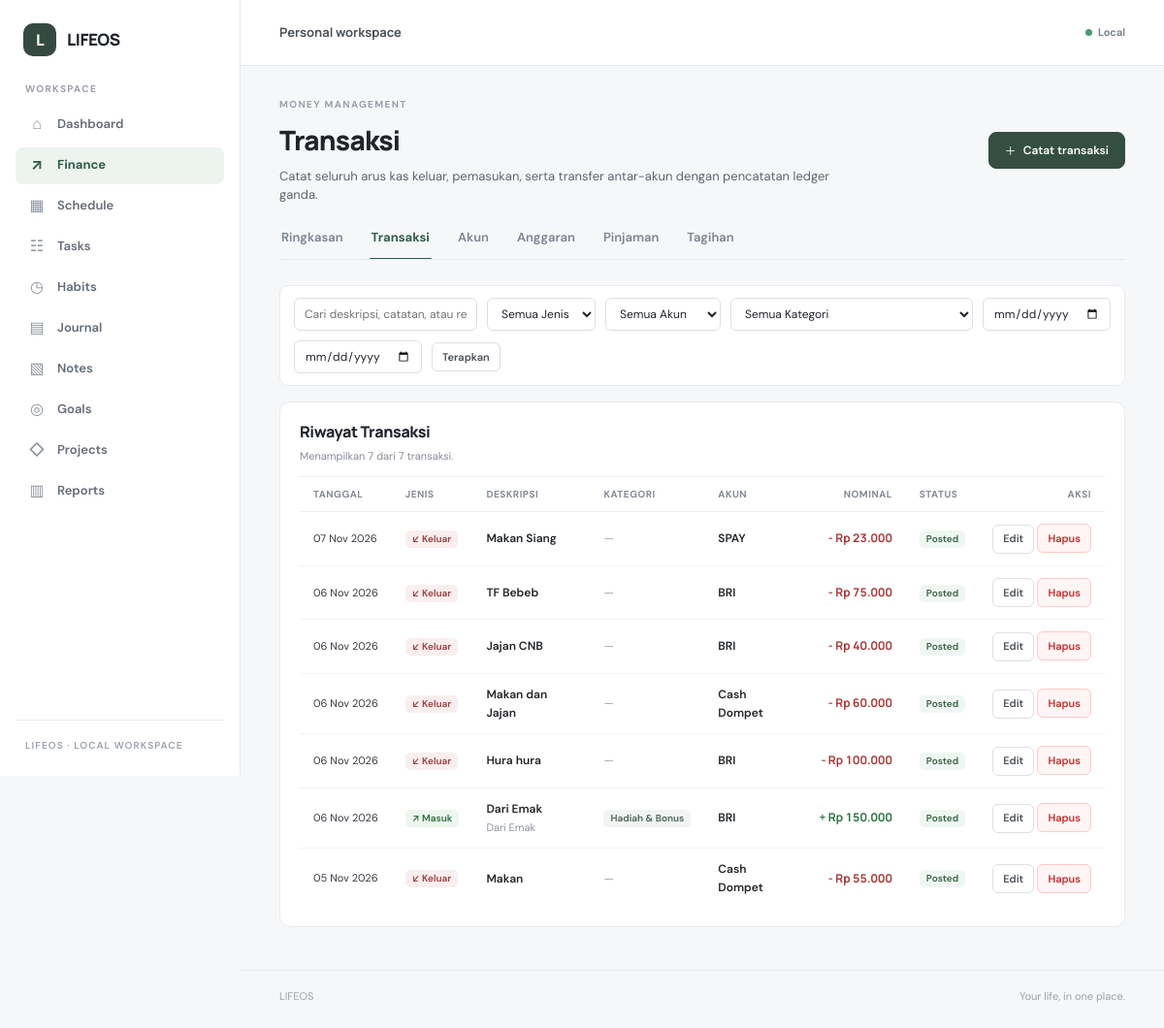
The app's page /finance/transactions.php with its own data.
### tables this page shows
CREATE TABLE `transactions` (
  `id` bigint(20) unsigned NOT NULL AUTO_INCREMENT,
  `type` enum('income','expense','transfer') NOT NULL,
  `status` enum('posted','draft','void') NOT NULL DEFAULT 'posted',
  `description` varchar(255) NOT NULL,
  `amount` decimal(19,2) NOT NULL,
  `transaction_date` date NOT NULL,
  `account_id` bigint(20) unsigned NOT NULL,
  `target_account_id` bigint(20) unsigned DEFAULT NULL,
  `category_id` bigint(20) unsigned DEFAULT NULL,
  `is_loan_principal` tinyint(1) NOT NULL DEFAULT 0,
  `reference_number` varchar(100) DEFAULT NULL,
  `notes` text DEFAULT NULL,
  `created_at` timestamp NOT NULL DEFAULT current_timestamp(),
  `updated_at` timestamp NOT NULL DEFAULT current_timestamp() ON UPDATE current_timestamp(),
  `deleted_at` timestamp NULL DEFAULT NULL,
  PRIMARY KEY (`id`),
  KEY `idx_transactions_type` (`type`),
  KEY `idx_transactions_status` (`status`),
  KEY `idx_transactions_date` (`transaction_date`),
  KEY `idx_transactions_account` (`account_id`),
  KEY `idx_transactions_target_account` (`target_account_id`),
  KEY `idx_transactions_category` (`category_id`),
  KEY `idx_transactions_deleted` (`deleted_at`),
  CONSTRAINT `fk_transactions_account` FOREIGN KEY (`account_id`) REFERENCES `accounts` (`id`) ON UPDATE CASCADE,
  CONSTRAINT `fk_transactions_category` FOREIGN KEY (`category_id`) REFERENCES `categories` (`id`) ON DELETE SET NULL ON UPDATE CASCADE,
  CONSTRAINT `fk_transactions_target_account` FOREIGN KEY (`target_account_id`) REFERENCES `accounts` (`id`) ON DELETE SET NULL ON UPDATE CASCADE
);

CREATE TABLE `accounts` (
  `id` bigint(20) unsigned NOT NULL AUTO_INCREMENT,
  `name` varchar(100) NOT NULL,
  `type` enum('cash','bank','ewallet','savings','other') NOT NULL DEFAULT 'bank',
  `account_number` varchar(50) DEFAULT NULL,
  `initial_balance` decimal(19,2) NOT NULL DEFAULT 0.00,
  `color` varchar(20) DEFAULT '#344f41',
  `is_active` tinyint(1) NOT NULL DEFAULT 1,
  `notes` text DEFAULT NULL,
  `created_at` timestamp NOT NULL DEFAULT current_timestamp(),
  `updated_at` timestamp NOT NULL DEFAULT current_timestamp() ON UPDATE current_timestamp(),
  PRIMARY KEY (`id`),
  KEY `idx_accounts_active` (`is_active`),
  KEY `idx_accounts_name` (`name`)
);

CREATE TABLE `categories` (
  `id` bigint(20) unsigned NOT NULL AUTO_INCREMENT,
  `name` varchar(100) NOT NULL,
  `type` enum('income','expense') NOT NULL,
  `icon` varchar(50) DEFAULT '◈',
  `color` varchar(20) DEFAULT '#526f5d',
  `is_system` tinyint(1) NOT NULL DEFAULT 0,
  `created_at` timestamp NOT NULL DEFAULT current_timestamp(),
  `updated_at` timestamp NOT NULL DEFAULT current_timestamp() ON UPDATE current_timestamp(),
  PRIMARY KEY (`id`),
  UNIQUE KEY `uq_categories_name_type` (`name`,`type`),
  KEY `idx_categories_type` (`type`)
);

### function.php (called while the page is built, shortened)
<?php
function db(): PDO
{
    try {
        $pdo = require LIFEOS_ROOT . '/config/database.php';
        return $pdo;
    } catch (Throwable $exception) {
        error_log('[LIFEOS][DB] ' . $exception->getMessage());
        throw new RuntimeException('Database LIFEOS belum dapat dihubungkan.', 0, $exception);
    }
}
function e(mixed $value): string
{
    return htmlspecialchars((string) $value, ENT_QUOTES | ENT_SUBSTITUTE, 'UTF-8');
}
function request_string(mixed $value, string $default = ''): string
{
    return is_string($value) ? $value : $default;
}
function request_integer(mixed $value, int $default = 0): int
{
    if (is_int($value)) {
        return $value;
    }
    $validated = filter_var($value, FILTER_VALIDATE_INT);
    return $validated === false ? $default : $validated;
}
function request_date(mixed $value, string $default = ''): string
{
    if (!is_string($value) || !preg_match('/^\d{4}-\d{2}-\d{2}$/D', $value)) {
        return $default;
    }
    return $value;
}
function url(string $path = ''): string
{
    $base = rtrim(str_replace('\\', '/', dirname($_SERVER['SCRIPT_NAME'] ?? '/')), '/');
    $base = preg_replace(
        '~/?\b(dashboard|finance|schedule|tasks|habits|journal|notes|goals|projects|reports)$~',
        '',
        $base
    ) ?? $base;
    return $base . '/' . ltrim($path, '/');
}
function format_rupiah(mixed $amount, bool $prefix = true): string
{
    $num = (float) ($amount ?? 0);
    $formatted = number_format(abs($num), 0, ',', '.');
    $sign = $num < 0 ? '-' : '';
    return $sign . ($prefix ? 'Rp ' : '') . $formatted;
}

### app/Modules/Finance/FinanceService.php (called while the page is built, shortened)
<?php
class FinanceService
{
    private PDO $db;
    public function __construct(?PDO $db = null)
    {
        $this->db = $db ?? db();
    }
    public function getTransactions(array $filters = [], int $limit = 50, int $offset = 0): array
    {
        $conditions = ['t.deleted_at IS NULL'];
        $params = [];
        $whereClause = 'WHERE ' . implode(' AND ', $conditions);
        $sql = "
            SELECT
                t.*,
                a.name AS account_name,
                a.type AS account_type,
                a.color AS account_color,
                ta.name AS target_account_name,
                c.name AS category_name,
                c.icon AS category_icon,
                c.color AS category_color
            FROM transactions t
            INNER JOIN accounts a ON a.id = t.account_id
            LEFT JOIN accounts ta ON ta.id = t.target_account_id
            LEFT JOIN categories c ON c.id = t.category_id
            {$whereClause}
            ORDER BY t.transaction_date DESC, t.id DESC
            LIMIT " . (int) $limit . " OFFSET " . (int) $offset . "
        ";
        $stmt = $this->db->prepare($sql);
        $stmt->execute($params);
        return $stmt->fetchAll();
    }
    public function countTransactions(array $filters = []): int
    {
        $conditions = ['t.deleted_at IS NULL'];
        $params = [];
        $whereClause = 'WHERE ' . implode(' AND ', $conditions);
        $sql = "
            SELECT COUNT(*)
            FROM transactions t
            INNER JOIN accounts a ON a.id = t.account_id
            {$whereClause}
        ";
        $stmt = $this->db->prepare($sql);
        $stmt->execute($params);
        return (int) $stmt->fetchColumn();
    }
}

### finance/transactions.php (the view, shortened to what this page needs)
<?php
require_once __DIR__ . '/init.php';
$transactions = [];
$totalTransactions = 0;
$requestedType = request_string($_GET['type'] ?? '');
$filterType = in_array($requestedType, ['income', 'expense', 'transfer'], true) ? $requestedType : '';
$requestedAccount = request_integer($_GET['account_id'] ?? 0);
$requestedCategory = request_integer($_GET['category_id'] ?? 0);
$filterAccount = $requestedAccount > 0 ? $requestedAccount : null;
$filterCategory = $requestedCategory > 0 ? $requestedCategory : null;
$filterStartDate = request_date($_GET['start_date'] ?? '');
$filterEndDate = request_date($_GET['end_date'] ?? '');
$filterSearch = trim(request_string($_GET['search'] ?? ''));
$page = max(1, min(100000, request_integer($_GET['page'] ?? 1, 1)));
$limit = 20;
$offset = ($page - 1) * $limit;
if ($financeService !== null && $dbError === null) {
    try {
        $filters = array_filter([
            'type' => $filterType,
            'account_id' => $filterAccount,
            'category_id' => $filterCategory,
            'start_date' => $filterStartDate,
            'end_date' => $filterEndDate,
            'search' => $filterSearch,
        ]);
        $transactions = $financeService->getTransactions($filters, $limit, $offset);
        $totalTransactions = $financeService->countTransactions($filters);
    } catch (Throwable $e) {
        $dbError = 'Gagal memuat data transaksi: ' . $e->getMessage();
    }
}
require LIFEOS_ROOT . '/includes/header.php';
?>
<div class="finance-page">
    <section class="finance-heading">
        <div>
            <p class="eyebrow">MONEY MANAGEMENT</p>
            <h1>Transaksi</h1>
            <p class="finance-subtitle">
                Catat seluruh arus kas keluar, pemasukan, serta transfer antar-akun dengan pencatatan ledger ganda.
            </p>
        </div>
        <div class="finance-header-actions">
            <button
                type="button"
                class="finance-btn finance-btn-primary"
                data-open-modal="modalTransaction"
            >
                <span>＋</span> Catat transaksi
            </button>
        </div>
    </section>
    <form method="GET" action="<?= e(url('finance/transactions.php')) ?>" class="finance-filter-bar">
        <input
            type="text"
            name="search"
            class="filter-input filter-search"
            placeholder="Cari deskripsi, catatan, atau referensi..."
            value="<?= e($filterSearch) ?>"
        >
        <select name="type" class="filter-select">
            <option value="">Semua Jenis</option>
        </select>
        <select name="account_id" class="filter-select">
            <option value="">Semua Akun</option>
        </select>
        <select name="category_id" class="filter-select">
            <option value="">Semua Kategori</option>
        </select>
        <input
            type="date"
            name="start_date"
            class="filter-input"
            value="<?= e($filterStartDate) ?>"
            title="Dari tanggal"
        >
        <input
            type="date"
            name="end_date"
            class="filter-input"
            value="<?= e($filterEndDate) ?>"
            title="Sampai tanggal"
        >
        <button type="submit" class="finance-btn finance-btn-secondary finance-btn-sm">
            Terapkan
        </button>
    </form>
    <article class="finance-panel">
        <div class="finance-panel-heading">
            <div>
                <h2>Riwayat Transaksi</h2>
                <p>Menampilkan <?= count($transactions) ?> dari <?= $totalTransactions ?> transaksi.</p>
            </div>
        </div>
        <?php if (empty($transactions)): ?>
            <div class="finance-empty-state">
                <div class="empty-state-icon">↔</div>
                <h3>Belum ada transaksi ditemukan</h3>
                <p>Tidak ada transaksi yang sesuai dengan kriteria filter saat ini, atau Anda belum pernah mencatat transaksi.</p>
                <button
                    type="button"
                    class="finance-btn finance-btn-primary finance-btn-sm"
                    data-open-modal="modalTransaction"
                >
                    Catat transaksi baru
                </button>
            </div>
        <?php else: ?>
            <div class="table-responsive">
                <table class="finance-table">
                    <thead>
                        <tr>
                            <th>Tanggal</th>
                            <th>Jenis</th>
                            <th>Deskripsi</th>
                            <th>Kategori</th>
                            <th>Akun</th>
                            <th class="text-right">Nominal</th>
                            <th>Status</th>
                            <th class="text-right">Aksi</th>
                        </tr>
                    </thead>
                    <tbody>
                        <?php foreach ($transactions as $tx): ?>
                            <tr>
                                <td class="td-date">
                                    <?= date('d M Y', strtotime($tx['transaction_date'])) ?>
                                </td>
                                <td>
                                    <span class="finance-badge badge-<?= e($tx['type']) ?>">
                                        <?= $tx['type'] === 'income' ? '↗ Masuk' : ($tx['type'] === 'expense' ? '↙ Keluar' : '⇄ Transfer') ?>
                                    </span>
                                </td>
                                <td>
                                    <div class="td-desc-title"><?= e($tx['description']) ?></div>
                                    <?php if (!empty($tx['notes'])): ?>
                                        <div class="td-desc-notes"><?= e($tx['notes']) ?></div>
                                    <?php endif; ?>
                                </td>
                                <td>
                                    <?php if (!empty($tx['category_name'])): ?>
                                        <span class="finance-badge badge-category">
                                            <?= e($tx['category_name']) ?>
                                        </span>
                                    <?php elseif ((int) $tx['is_loan_principal'] === 1): ?>
                                        <span class="finance-badge badge-principal">
                                            Pokok Pinjaman
                                        </span>
                                    <?php else: ?>
                                        <span class="text-muted-dash">—</span>
                                    <?php endif; ?>
                                </td>
                                <td>
                                    <div class="td-desc-title">
                                        <?= e($tx['account_name']) ?>
                                    </div>
                                </td>
                                <td class="text-right">
                                    <span class="tx-amount amount-<?= e($tx['type']) ?>">
                                        <?= $tx['type'] === 'income' ? '+' : ($tx['type'] === 'expense' ? '-' : '') ?>
                                        <?= format_rupiah($tx['amount']) ?>
                                    </span>
                                </td>
                                <td>
                                    <span class="finance-badge badge-status-<?= e($tx['status']) ?>">
                                        <?= ucfirst($tx['status']) ?>
                                    </span>
                                </td>
                                <td class="td-actions">
                                    <a
                                        href="<?= e(url('finance/transactions.php?action=edit&id=' . $tx['id'])) ?>"
                                        class="finance-btn finance-btn-secondary finance-btn-sm"
                                        title="Edit Transaksi"
                                    >
                                        Edit
                                    </a>
                                    <form
                                        method="POST"
                                        action="<?= e(url('finance/transactions.php')) ?>"
                                        class="inline-form"
                                        data-confirm="Apakah Anda yakin ingin menghapus transaksi ini?"
                                    >
                                        <button type="submit" class="finance-btn finance-btn-danger finance-btn-sm" title="Hapus Transaksi">
                                            Hapus
                                        </button>
                                    </form>
                                </td>
                            </tr>
                        <?php endforeach; ?>
                    </tbody>
                </table>
            </div>
        <?php endif; ?>
    </article>
</div>
<?php require LIFEOS_ROOT . '/includes/footer.php'; ?>

### assets/css/app.css (style rules this page uses)
:root { color-scheme: light; --canvas: #f6f7f8; --surface: #ffffff; --surface-soft: #fafbfc; --ink: #20242b; --ink-secondary: #4b525d; --muted: #858b96; --muted-dark: #5e6571; --line: #e9ebef; --line-strong: #dfe3e8; --primary: #315c4c; --primary-hover: #264a3d; --primary-soft: #edf3ef; --danger: #c92a2a; --danger-soft: #fdf0f0; --warning: #b25e09; --warning-soft: #fef8ee; --sidebar-width: 248px; --topbar-height: 68px; --radius-lg: 14px; --radius-md: 10px; --radius-sm: 6px; font-family: 'DM Sans', -apple-system, BlinkMacSystemFont, 'Segoe UI', sans-serif; font-synthesis: none; text-rendering: optimizeLegibility; -webkit-font-smoothing: antialiased; -moz-osx-font-smoothing: grayscale; --font-2xs: 10px; --font-xs: 11px; --font-sm: 12px; --font-nav: 13px; --font-base: 14px; --font-md: 15px; --font-icon: 16px; --font-brand: 17px; --font-lg: 18px; --font-xl: 20px; --font-2xl: 24px; --font-display: 28px; --font-date: 32px; --font-hero: 36px; }
* { box-sizing: border-box; }
html { min-width: 320px; background: var(--canvas); }
body { margin: 0; background: var(--canvas); color: var(--ink); font-size: var(--font-base); line-height: 1.55; }
a { color: inherit; text-decoration: none; }
.sidebar-label, .eyebrow, .topbar-kicker { margin: 0; color: #9a9faa; font-size: var(--font-2xs); font-weight: 700; letter-spacing: 1.35px; text-transform: uppercase; }

### records on screen
transactions: transaction_date "07 Nov 2026", type "↙ Keluar", description "Makan Siang", account.name "SPAY", amount "Rp 23.000", status "Posted"
transactions: transaction_date "06 Nov 2026", type "↙ Keluar", description "TF Bebeb", account.name "BRI", amount "Rp 75.000", status "Posted"
transactions: transaction_date "06 Nov 2026", type "↙ Keluar", description "Jajan CNB", account.name "BRI", amount "Rp 40.000", status "Posted"
transactions: transaction_date "06 Nov 2026", type "↙ Keluar", description "Makan dan Jajan", account.name "Cash Dompet", amount "Rp 60.000", status "Posted"
transactions: transaction_date "06 Nov 2026", type "↙ Keluar", description "Hura hura", account.name "BRI", amount "Rp 100.000", status "Posted"
transactions: transaction_date "06 Nov 2026", type "↗ Masuk", description "Dari Emak", notes "Dari Emak", category.name "Hadiah & Bonus", account.name "BRI", amount "Rp 150.000", status "Posted"
transactions: transaction_date "05 Nov 2026", type "↙ Keluar", description "Makan", account.name "Cash Dompet", amount "Rp 55.000", status "Posted"

### other values on screen
$item['icon'] "⌂"
$item['label'] "Dashboard"
$item['icon'] "↗"
$item['label'] "Finance"
$item['icon'] "▦"
$item['label'] "Schedule"
$item['icon'] "☷"
$item['label'] "Tasks"
$item['icon'] "◷"
$item['label'] "Habits"
$item['icon'] "▤"
$item['label'] "Journal"
$item['icon'] "▧"
$item['label'] "Notes"
$item['icon'] "◎"
